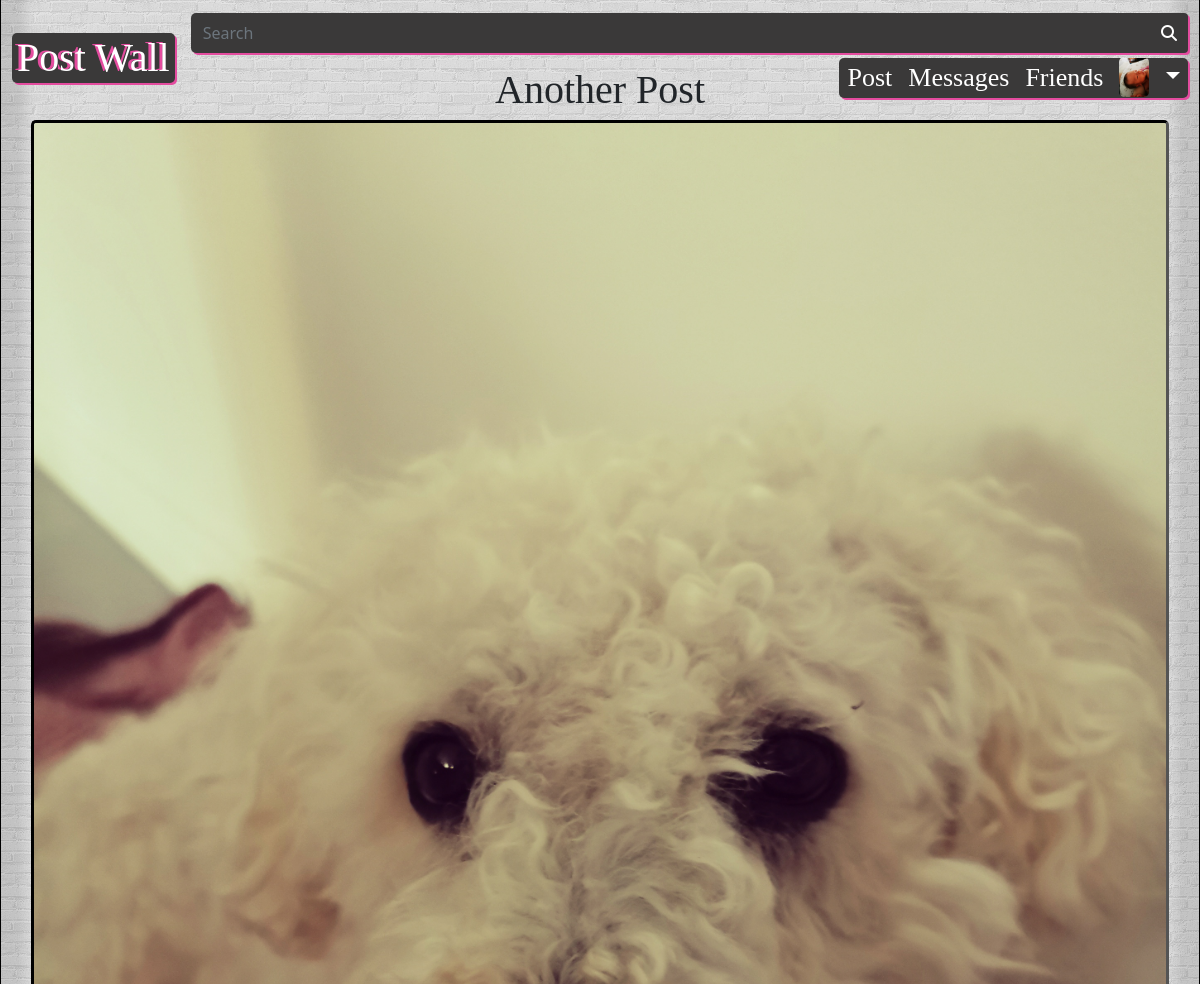
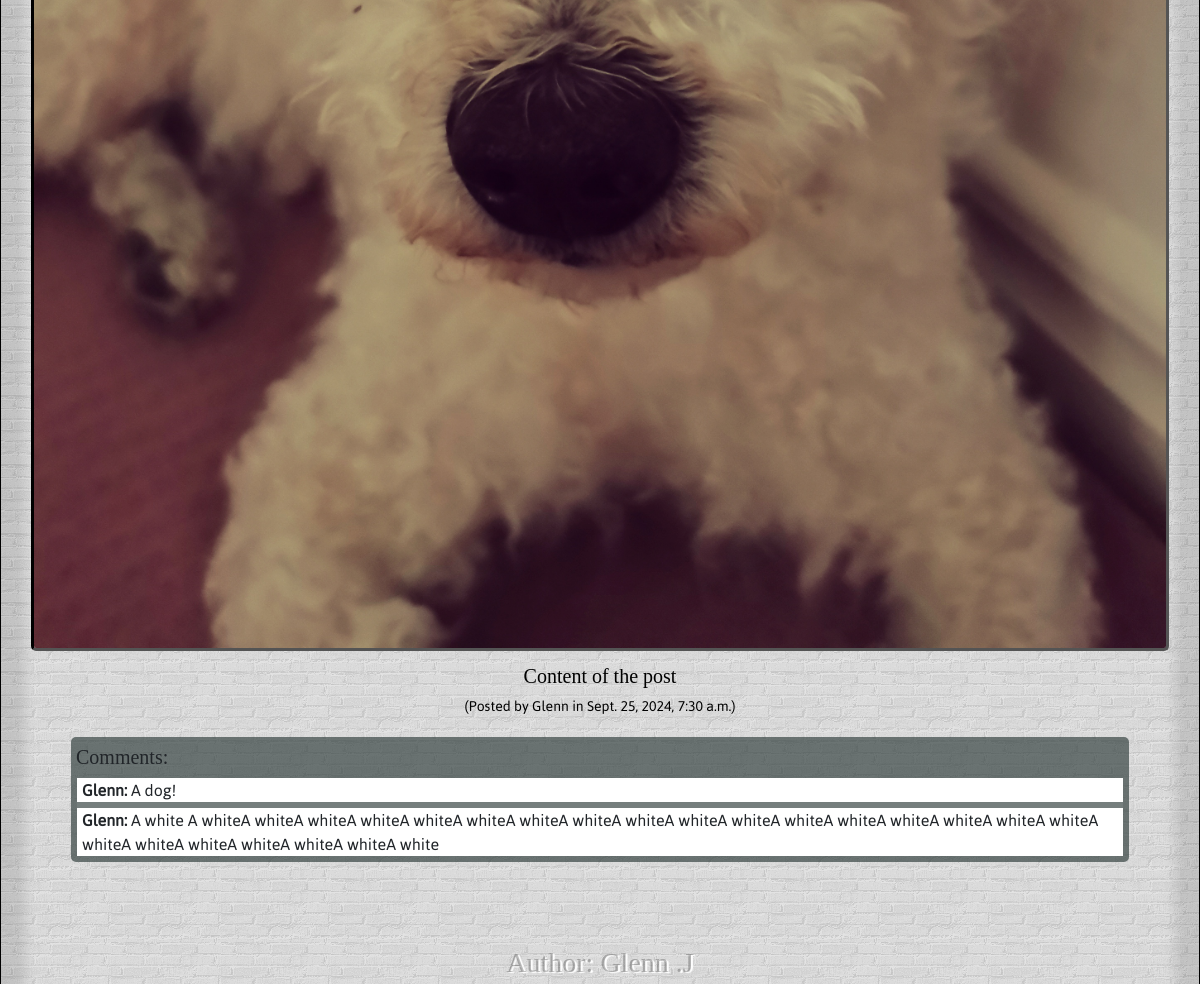
Page /post/9/ (signed in) on the committed database (2 pictures, top to bottom).
### blog/models.py (models this page shows, shortened)
class Post(models.Model):
    user            = models.ForeignKey(Profile, on_delete=models.CASCADE, related_name='posts')
    title           = models.CharField(max_length=50)
    img             = models.ImageField(upload_to='img/posts', blank=True, null=True)
    content         = models.TextField()
    created_at      = models.DateTimeField(default=timezone.now)
    updated_at      = models.DateTimeField(auto_now=True)
    is_published    = models.BooleanField(default=True)

class Comment(models.Model):
    post = models.ForeignKey(Post, on_delete=models.CASCADE, related_name='comments', null=True)
    user = models.ForeignKey(Profile, on_delete=models.CASCADE, related_name='comments')
    text = models.TextField()

### accounts/models.py (models this page shows, shortened)
class Profile(AbstractBaseUser):
      username          = models.CharField(max_length=50, unique=True)
      first_name        = models.CharField(max_length=50)
      last_name         = models.CharField(max_length=50)
      email             = models.EmailField(max_length=100, unique=True)
      profile_picture   = models.ImageField(blank=True, upload_to='profile/')
      date_joined       = models.DateTimeField(auto_now_add=True)
      last_login        = models.DateTimeField(auto_now_add=True)
      is_admin          = models.BooleanField(default=False)
      is_staff          = models.BooleanField(default=True)
      is_active         = models.BooleanField(default=True)
      is_inactive       = models.BooleanField(default=False)
      is_published      = models.BooleanField(default=True)
      USERNAME_FIELD    = 'email'
      REQUIRED_FIELDS   = ['username', 'first_name', 'last_name']
      objects = ProfileManager()

### blog/views.py (the view)
# urls.py: path('post/<int:post_id>/', views.post_detail, name='post_detail'),
def post_detail(request, post_id):
    post = get_object_or_404(Post, id=post_id)
    comments = post.comments.all()
    if request.method == 'POST':
        comment_form = CommentForm(request.POST)
        if comment_form.is_valid():
            profile = request.user
            comment_form.save(user=profile, post=post)
            return redirect('postwall')
    else:
        comment_form = CommentForm()
    context = {
        'post': post,
        'comments': comments,
        'comment_form': comment_form,
        'user': request.user,
    }
    return render(request, 'post_detail.html', context)

### blog/forms.py (shortened to what this page needs)
class CommentForm(forms.ModelForm):
    class Meta:
        model = Comment
        fields = ['text']

### accounts/context_processors.py (called while the page is built)
def profile_context(request):
    profile_picture_url = None
    if request.user.is_authenticated:
        try:
            profile_picture_url = request.user.profile_picture.url if request.user.profile_picture else None
        except Profile.DoesNotExist:
            pass
    return {'profile_picture_url': profile_picture_url}

### templates/post_detail.html (shortened to what this page needs)
{% extends 'base.html' %}
{% load static %}
{% block content %}
<div class="brickwall">
    <div class="post_detail-container">
        <div class="post_detail-title">{{ post.title }}</div>
        <div class="post_detail-image-container">
            {% if post.img %}
                <img src="{{ post.img.url }}" class="post-img img-fluid" alt="Post image"/>
            {% endif %}
        </div>
        <div class="post_detail-content">{{ post.content }}</div>
        <div class="post_detail-meta">
            (Posted by {{ post.user.username }} in {{ post.created_at }})
        </div>
        <div class="post_detail-comments-container">
            <div class="post_detail-comments-header">Comments:</div>
                <ul class="post_detail-comments-ul">
                    {% for comment in comments %}
                        <li class="post_detail-comments-li">
                            <strong>{{ comment.user.username }}:</strong>
                            {{ comment.text }}
                        </li>
                    {% empty %}
                        <li class="post_detail-no-comments">Be the first to make a comment!</li>
                    {% endfor %}
                </ul>
            </div>
        </div>
    </div>
{% endblock %}

### static/css/base.css (style rules this page uses)
body { max-width: 1200px; width: 100%; margin: 0 auto; padding: 0; box-sizing: border-box; }
html { height: 100%; background: url("/static/wallpapers/g-blackwhite.avif") no-repeat center center fixed; background-size: cover; }
.brickwall { max-width: 100%; min-height: 100vh; margin: 0 auto; padding-top: 20px; padding-bottom: 20px; box-sizing: border-box; outline-width: 5px; position: relative; background-blend-mode: hard-light; background-color: #000; border-left: 1px solid #000; border-right: 1px solid #000; background-image: url("/static/wallpapers/brickwall.webp"); box-shadow: inset 3vw 0px 1vw -1vw rgba(0, 0, 0, 0.11), inset -3vw 0px 1vw -1vw rgba(0, 0, 0, 0.11); }
.post_detail-container { border-radius: 5px; }
.post_detail-title { font-family: "CrispyCream3D-9YgR0", "Sans-Serif"; text-align: center; }
.post_detail-image-container { text-align: center; }
.post_detail-content { margin-top: 10px; font-family: "Asap-Regular", "Sans-Serif"; text-align: center; white-space: normal; word-wrap: break-word; color: #000; }
.post_detail-meta { font-family: "Asap-Regular", "Sans-Serif"; text-align: center; color: #000; }
.post_detail-comments-container { border-color: #2f3d3ca9; }
.post_detail-comments-header { font-family: "Asap-Bold", "Sans-Serif"; border-radius: 5px 5px 0px 0px; background-color: #2f3d3ca9; }
.post_detail-comments-ul { margin: 0px; padding-left: 0px; font-family: "Asap-Regular", "Sans-Serif"; border-radius: 0px 0px 5px 5px; border: 6px solid #2f3d3ca9; }
.post_detail-comments-li { list-style: none; background-color: #fffffffd; border-top: 6px solid #2f3d3ca9; }
.post_detail-comments-li:first-child { border-top: none; }
@media (min-width: 769px) and (max-width: 1200px) { .brickwall { padding: 60px 30px; } }
@media (min-width: 769px) and (max-width: 1200px) { .post_detail-title { font-size: 40px; } }
@media (min-width: 769px) and (max-width: 1200px) { .post_detail-image-container { text-align: center; } }
@media (min-width: 769px) and (max-width: 1200px) { .post-img { border-radius: 5px; border-style: inset; border-color: #000; } }
@media (min-width: 769px) and (max-width: 1200px) { .post_detail-content { font-family: "Asap-Bold"; font-size: 20px; } }
@media (min-width: 769px) and (max-width: 1200px) { .post_detail-meta { margin-top: 5px; font-size: 14px; } }
@media (min-width: 769px) and (max-width: 1200px) { .post_detail-comments-container { margin: 20px 40px; } }
@media (min-width: 769px) and (max-width: 1200px) { .post_detail-comments-header { padding: 5px 0 0 5px; font-size: 20px; } }
@media (min-width: 769px) and (max-width: 1200px) { .post_detail-comments-li { padding-left: 5px; font-size: 16px; } }

### rows in the picture
Post: title "Another Post", img (picture), content "Content of the post", user.username "Glenn", created_at "Sept. 25, 2024, 7:30 a.m."
Comment: user.username "Glenn", text "A dog!"
Comment: user.username "Glenn", text "A white A whiteA whiteA whiteA whiteA whiteA whiteA whiteA whiteA whiteA whiteA whiteA whiteA whiteA whiteA whiteA whiteA whiteA whiteA whiteA whiteA whiteA whiteA whiteA white"
